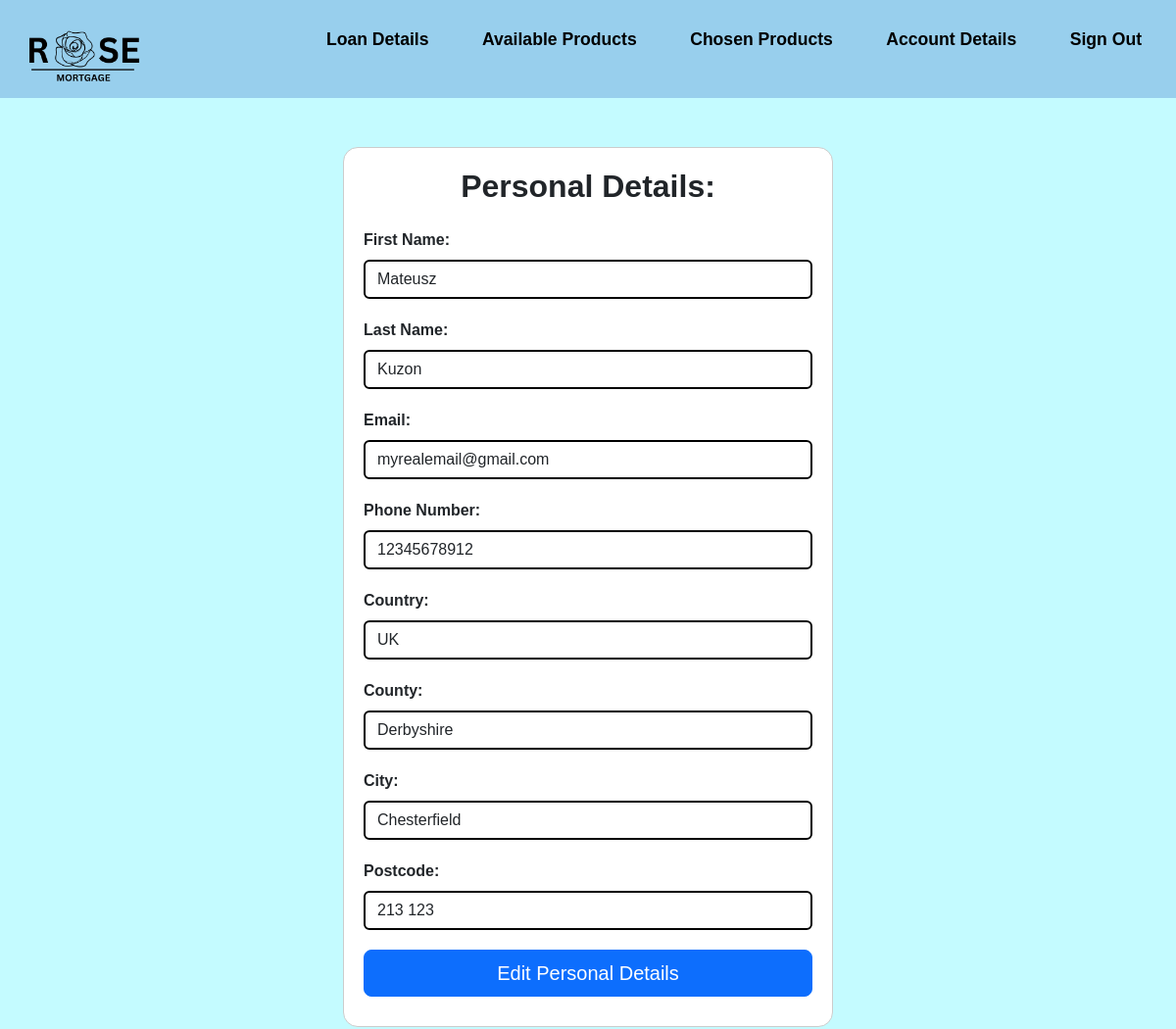
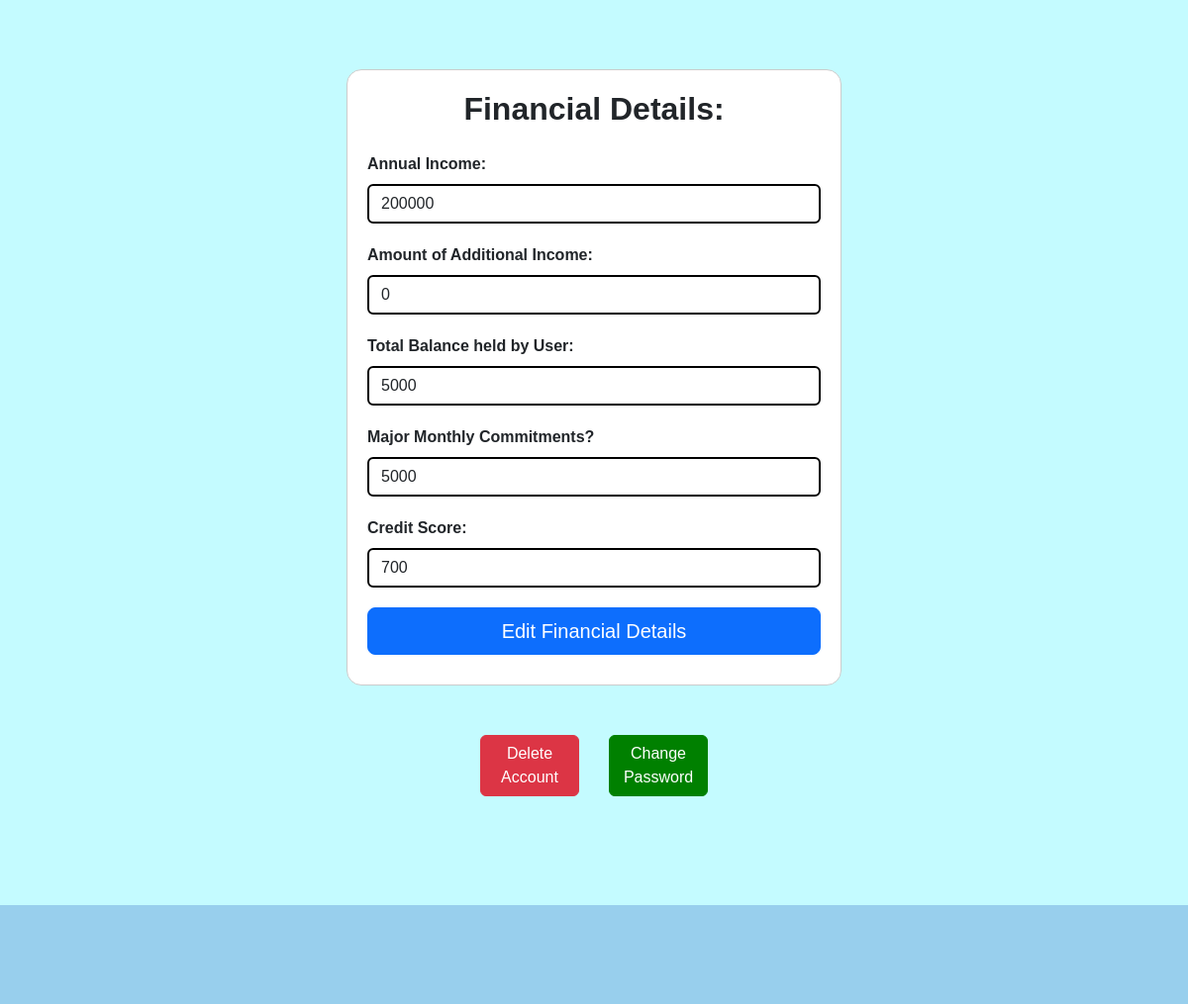
The page /MemberAccountDetails.php (signed in) on the database its author committed (2 pictures, top to bottom).
### tables this page shows
CREATE TABLE "RegisteredUser" (
	"RegisteredUser_ID"	INTEGER NOT NULL,
	"first_name"	TEXT NOT NULL,
	"last_name"	TEXT NOT NULL,
	"email"	TEXT NOT NULL,
	"phone_number"	INTEGER NOT NULL,
	"country"	TEXT NOT NULL,
	"county"	TEXT NOT NULL,
	"city"	TEXT NOT NULL,
	"postcode"	TEXT NOT NULL,
	"password"	TEXT NOT NULL,
	"role"	TEXT NOT NULL,
	"amount_of_products_compared"	INTEGER,
	PRIMARY KEY("RegisteredUser_ID" AUTOINCREMENT)
);

CREATE TABLE "financialdetails" (
	"financial_ID"	INTEGER,
	"RegisteredUser_ID"	INTEGER NOT NULL,
	"annual_income"	INTEGER NOT NULL,
	"additional_income_amount"	INTEGER NOT NULL,
	"total_balance"	INTEGER NOT NULL,
	"other_commitments"	TEXT NOT NULL,
	"monthly_spending_amounts"	INTEGER NOT NULL,
	"credit_score"	TEXT NOT NULL,
	"mortgage_reason"	TEXT NOT NULL,
	"estimated_property_value"	INTEGER NOT NULL,
	"borrow_amount"	INTEGER NOT NULL,
	"mortgage_term"	INTEGER NOT NULL,
	"user_ltv"	INTEGER,
	FOREIGN KEY("RegisteredUser_ID") REFERENCES "RegisteredUser"("RegisteredUser_ID"),
	PRIMARY KEY("financial_ID" AUTOINCREMENT)
);

### MemberAccountDetails.php (the view, shortened to what this page needs)
<?php
include 'connection.php';
$RegisteredUser_ID = $_SESSION['RegisteredUser_ID'];
$sqlPersonal = "SELECT first_name, last_name, email, phone_number, country, county, city, postcode FROM RegisteredUser WHERE RegisteredUser_ID=:RegisteredUser_ID";
$sqlFinancial = "SELECT annual_income, additional_income_amount, total_balance, other_commitments, credit_score FROM financialdetails WHERE RegisteredUser_ID=:RegisteredUser_ID";
$stmtPersonal = $db->prepare($sqlPersonal);
$stmtPersonal->bindParam(':RegisteredUser_ID', $RegisteredUser_ID, PDO::PARAM_INT);
$stmtPersonal->execute();
$personalDetails = $stmtPersonal->fetch(PDO::FETCH_ASSOC);
$stmtFinancial = $db->prepare($sqlFinancial);
$stmtFinancial->bindParam(':RegisteredUser_ID', $RegisteredUser_ID, PDO::PARAM_INT);
$stmtFinancial->execute();
$financialDetails = $stmtFinancial->fetch(PDO::FETCH_ASSOC);
?>
<!DOCTYPE html>
<html lang="en">
<head>
  <link href="https://cdn.jsdelivr.net/npm/bootstrap@5.3.0-alpha1/dist/css/bootstrap.min.css" rel="stylesheet">
  <link href="css/style.css" rel="stylesheet">
</head>
<body>
<header class="flex-container">
    <a href="MemberViewProducts.php"> <img src="Assets/logo.png" alt="Rose Mortgage"> </a>
    <div>
      <ul class="nav-links">
        <li><a href="Loan-details.php">Loan Details</a></li>
        <li><a href="MemberViewProducts.php">Available Products</a></li>
        <li><a href="MemberChosenProducts.php">Chosen Products</a></li>
        <li><a href="MemberAccountDetails.php">Account Details</a></li>
        <li><a href="home.php">Sign Out</a></li>
      </ul>
    </div>
  </header>
  <main>
    <div class="reg">
      <h2 class="mb-4"><b>Personal Details:</b></h2>
      <form action="MemberAccountDetails.php" method="post">
        <div class="form-group">
          <label for="first_name" class="form-label">First Name:</label>
          <input type="text" class="form-control" id="first_name" name="first_name" value="<?php echo $personalDetails['first_name']; ?>" required>
        </div>
        <div class="form-group">
          <label for="last_name" class="form-label">Last Name:</label>
          <input type="text" class="form-control" id="last_name" name="last_name" value="<?php echo $personalDetails['last_name']; ?>" required>
        </div>
        <div class="form-group">
          <label for="email" class="form-label">Email:</label>
          <input type="email" class="form-control" id="email" name="email" value="<?php echo $personalDetails['email']; ?>" required>
        </div>
        <div class="form-group">
          <label for="phone_number" class="form-label">Phone Number:</label>
          <input type="tel" class="form-control" id="phone_number" name="phone_number" value="<?php echo $personalDetails['phone_number']; ?>" required>
        </div>
        <div class="form-group">
          <label for="country" class="form-label">Country:</label>
          <input type="text" class="form-control" id="country" name="country" value="<?php echo $personalDetails['country']; ?>" required>
        </div>
        <div class="form-group">
          <label for="county" class="form-label">County:</label>
          <input type="text" class="form-control" id="county" name="county" value="<?php echo $personalDetails['county']; ?>">
        </div>
        <div class="form-group">
          <label for="city" class="form-label">City:</label>
          <input type="text" class="form-control" id="city" name="city" value="<?php echo $personalDetails['city']; ?>" required>
        </div>
        <div class="form-group">
          <label for="postcode" class="form-label">Postcode:</label>
          <input type="text" class="form-control" id="postcode" name="postcode" value="<?php echo $personalDetails['postcode']; ?>" required>
        </div>
        <button type="button" id="editPersonalBtn" class="btn btn-primary btn-lg btn-block" style="width: 100%;">Edit Personal Details</button>
      </form>
    </div>
    <br><br><br>
    <div class="reg">
      <h2 class="mb-4"><b>Financial Details:</b></h2>
      <form action="MemberAccountDetails.php" method="post">
        <div class="form-group">
          <label for="annual_income" class="form-label">Annual Income:</label>
          <input type="text" class="form-control" id="annual_income" name="annual_income" value="<?php echo $financialDetails['annual_income']; ?>" required>
        </div>
        <div class="form-group">
          <label for="additional_income" class="form-label">Amount of Additional Income:</label>
          <input type="text" class="form-control" id="additional_income" name="additional_income" value="<?php echo $financialDetails['additional_income_amount']; ?>" required>
        </div>
        <div class="form-group">
          <label for="total_balance" class="form-label">Total Balance held by User:</label>
          <input type="text" class="form-control" id="total_balance" name="total_balance" value="<?php echo $financialDetails['total_balance']; ?>" required>
        </div>
        <div class="form-group">
          <label for="major_monthly_commitments_bool" class="form-label">Major Monthly Commitments?</label>
          <input type="text" class="form-control" id="major_monthly_commitments_bool" name="major_monthly_commitments_bool" value="<?php echo $financialDetails['other_commitments']; ?>" required>
        </div>
        <div class="form-group">
          <label for="credit_score" class="form-label">Credit Score:</label>
          <input type="text" class="form-control" id="credit_score" name="credit_score" value="<?php echo $financialDetails['credit_score']; ?>" required>
        </div>
        <button type="button" id="editFinancialBtn" class="btn btn-primary btn-lg btn-block" style="width: 100%;">Edit Financial Details</button>
      </form>
    </div>
    </main>
<div class="delete">
  <div> <button class="btn btn-delete-user" id="delete-userBtn">Delete Account</button></div>
  <div><button class="btn btn-changePassword-user" onclick="passwordSubmitBtnClick()" id="changePassword-userBtn">Change Password</button></div>
</div>
<footer>
</footer>
</body>
</html>

### css/style.css (style rules this page uses)
* { margin: 0; padding: 0; text-decoration: none; font-family: Arial, Helvetica, sans-serif; box-sizing: border-box; list-style: none; }
a { color: #000; text-decoration: none; }
main { margin-top: 50px; margin-bottom: 50px; }
header { background-color: #98CFED; padding: 10px; color: black; height: 100px; width: 100%; top: 0; display: flex; justify-content: flex-start; align-items: center; z-index: 1000; }
.nav-links li { display: inline-block; position: relative; margin: 0 25px; }
.nav-links li a { font-weight: bold; font-size: 1.1rem; text-decoration: none; color: black; }
.nav-links li::after { content: ''; width: 0%; height: 2px; background: #000; display: block; margin: auto; position: absolute; top: 100%; left: 50%; transform: translate(-50%); transition: 0.7s; }
header img { width: 150px; height: auto; }
body { background-color: #c4fbff; display: flex; flex-direction: column; min-height: 100vh; }
input[type="number"], button { width: 100%; padding: 10px; margin-bottom: 10px; border-radius: 3px; border: 1px solid #ccc; }
button { background-color: #007BFF; color: #fff; cursor: pointer; }
ul { flex: 1; margin-bottom: 20px; }
ul li { list-style-type: disc; }
.reg { background-color: white; width: 500px; margin: auto; padding: 20px; border: 1px solid #ccc; border-radius: 15px; }
.form-group { margin-bottom: 20px; }
.form-control { border: 2px solid black; }
.flex-container { display: flex; flex-direction: row; justify-content:space-between; }
h2 { text-align: center; }
label { display: block; font-weight: bold; }
.delete { display: flex; justify-content:center; gap: 30px; }
.btn-delete-user { background-color: #dc3545; border-color: #dc3545; color: #fff; width: 100px; }
.btn-changePassword-user { background-color: green; border-color: green; color: #fff; width: 100px; }
footer { background-color: #98CFED; padding: 10px; color: black; height: 100px; width: 100%; bottom: 0; z-index: 1000; margin-top: 100px; }

### rows shown on the page
registereduser: first_name "Mateusz", last_name "Kuzon", email "myrealemail@gmail.com", phone_number "12345678912", country "UK", county "Derbyshire", city "Chesterfield", postcode "213 123"
financialdetails: annual_income "200000", additional_income "0", total_balance "5000", major_monthly_commitments_bool "5000", credit_score "700"
